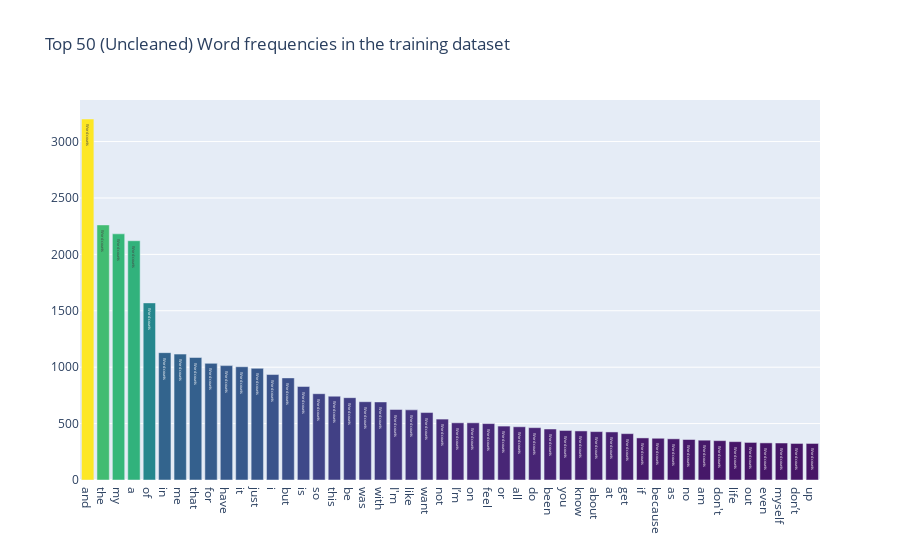

Notebook source saved alongside this figure:
### Code cell
all_words = train['selftext'].str.split(expand=True).unstack().value_counts()
data = [go.Bar(
            x = all_words.index.values[2:50],
            y = all_words.values[2:50],
            marker= dict(colorscale='Viridis',
                         color = all_words.values[2:100]
                        ),
            text='Word counts'
    )]

layout = go.Layout(
    title='Top 50 (Uncleaned) Word frequencies in the training dataset'
)

fig = go.Figure(data=data, layout=layout)

py.iplot(fig, filename='basic-bar')

### Figure 1 — Plotly figure (JSON) as saved in the notebook; plotly's stock layout.template omitted (floating-point values rounded to 4 significant figures)
{"data": [{"marker": {"color": [3200, 2261, 2182, 2121, 1570, 1129, 1116, 1086, 1034, 1014, 1004, 990, 935, 905, 829, 765, 743, 730, 694, 692, 625, 622, 598, 540, 507, 507, 500, 478, 472, 464, 452, 439, 435, 429, 426, 411, 373, 370, 365, 359, 353, 349, 340, 333, 329, 328, 324, 324, 310, 306, 297, 294, 293, 290, 286, 284, 281, 275, 272, 260, 256, 255, 254, 253, 245, 244, 241, 231, 231, 226, 223, 219, 218, 215, 215, 212, 209, 208, 207, 207, 203, 194, 193, 189, 186, 183, 180, 177, 177, 173, 161, 160, 160, 159, 159, 154, 154, 154], "colorscale": [[0, "#440154"], [0.1111, "#482878"], [0.2222, "#3e4989"], [0.3333, "#31688e"], [0.4444, "#26828e"], [0.5556, "#1f9e89"], [0.6667, "#35b779"], [0.7778, "#6ece58"], [0.8889, "#b5de2b"], [1, "#fde725"]]}, "text": "Word counts", "x": ["and", "the", "my", "a", "of", "in", "me", "that", "for", "have", "it", "just", "i", "but", "is", "so", "this", "be", "was", "with", "I'm", "like", "want", "not", "I’m", "on", "feel", "or", "all", "do", "been", "you", "know", "about", "at", "get", "if", "because", "as", "no", "am", "don't", "life", "out", "even", "myself", "don’t", "up"], "y": [3200, 2261, 2182, 2121, 1570, 1129, 1116, 1086, 1034, 1014, 1004, 990, 935, 905, 829, 765, 743, 730, 694, 692, 625, 622, 598, 540, 507, 507, 500, 478, 472, 464, 452, 439, 435, 429, 426, 411, 373, 370, 365, 359, 353, 349, 340, 333, 329, 328, 324, 324], "type": "bar"}], "layout": {"title": {"text": "Top 50 (Uncleaned) Word frequencies in the training dataset"}}}
